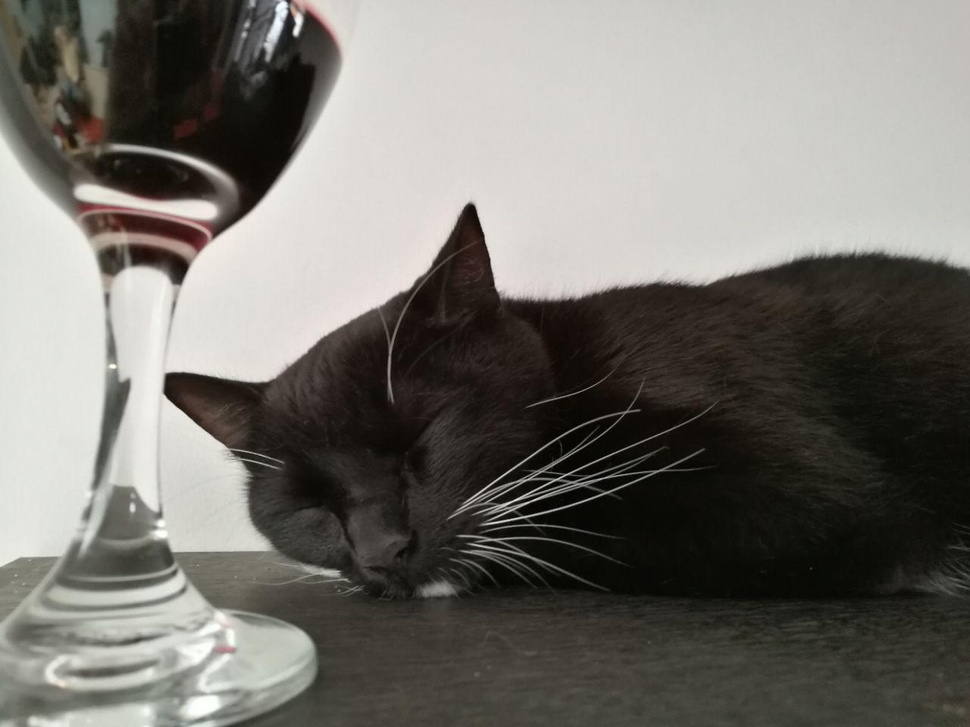
#> input picture 2d projective transformations/img/cat.jpg, 970 x 727 px, shrunk from 1280 x 960 before the run, found by its file name
$ python sobel.py 5 5
#> lines starting #> are read from the running program, lines starting #| are printed output that depends on the picture
import cv2
import sys
import numpy as np
from matplotlib import pyplot as plt

img = cv2.imread('img/cat.jpg', 0)
#> img: shape (727, 970); min 0, max 255, mean 115.2
kernel = np.ones((5,5),np.float32)/25
img = cv2.filter2D(img,-1,kernel)

edges = cv2.Canny(img, int(sys.argv[1]), int(sys.argv[2]))
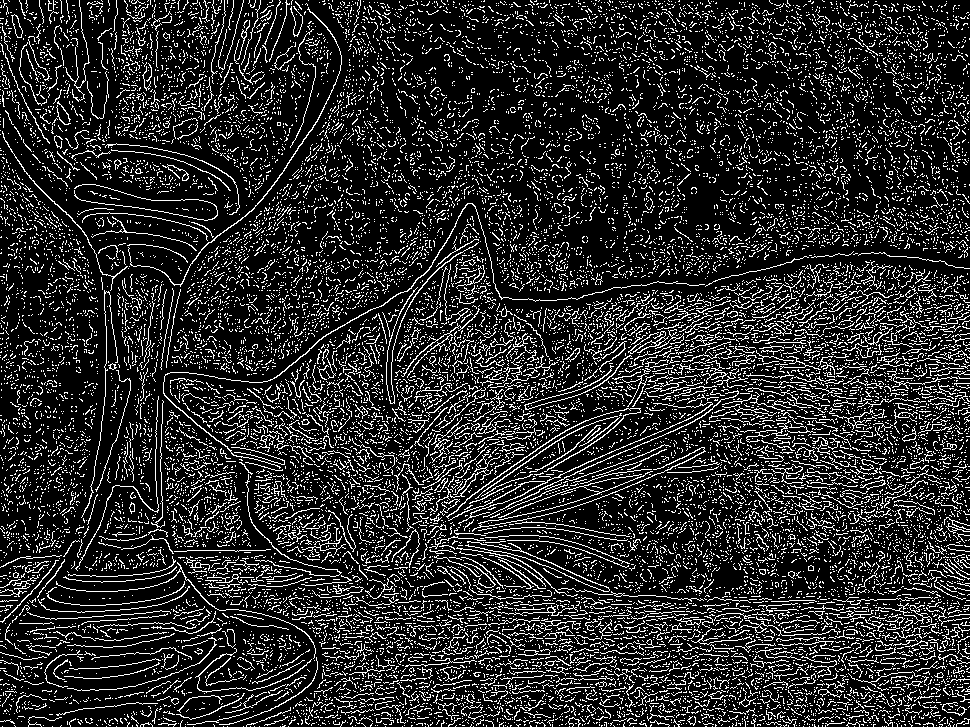
#> edges: shape (727, 970); 16.5% white in thin lines or dots

plt.subplot(121),plt.imshow(img,cmap = 'gray')
plt.title('Original Image'), plt.xticks([]), plt.yticks([])
plt.subplot(122),plt.imshow(edges,cmap = 'gray')
plt.title('Edge Image'), plt.xticks([]), plt.yticks([])

plt.show()
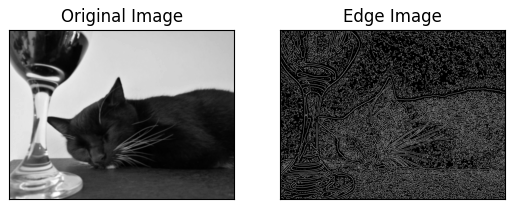
#> figure drawn by matplotlib, 2 panels

$ run again, with 2d projective transformations/img/original.jpg copied over 2d projective transformations/img/cat.jpg
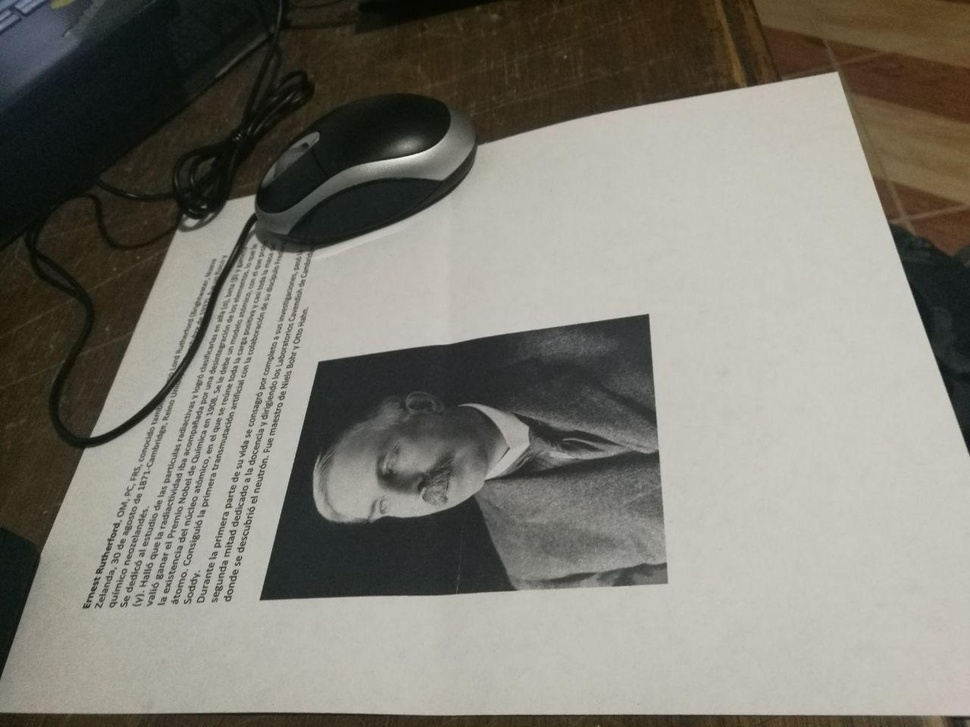
#> input picture 2d projective transformations/img/original.jpg, 970 x 727 px, shrunk from 1280 x 960 before the run, found by its file name
#> `edges = cv2.Canny(img, int(sys.argv[1]), int(sys.argv[2]))`:
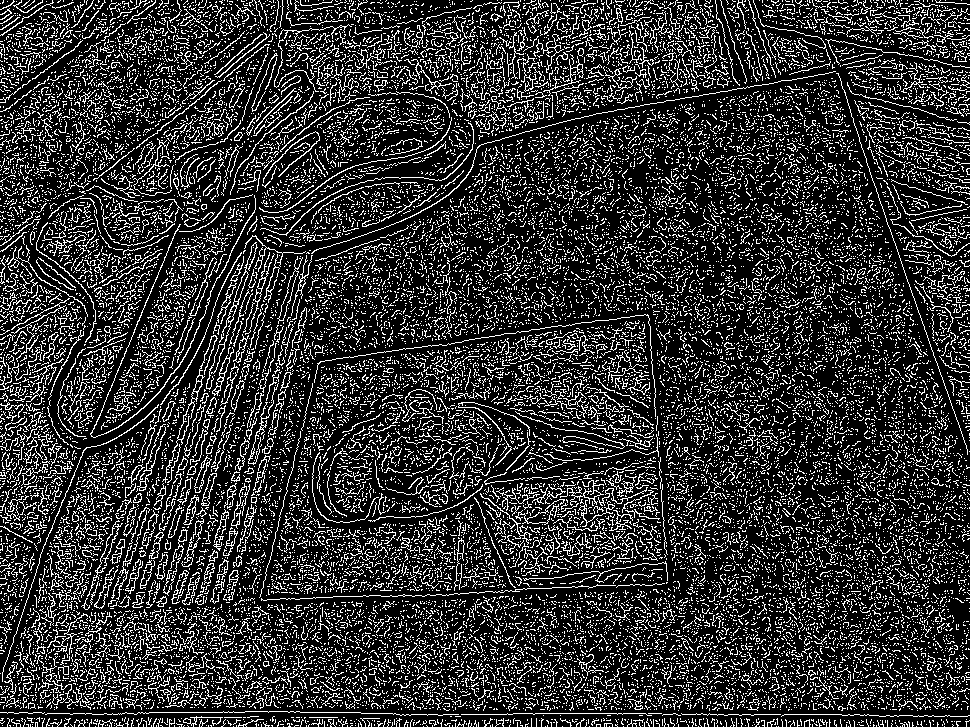
#> edges: shape (727, 970); 19.5% white in thin lines or dots
#> `plt.show()`:
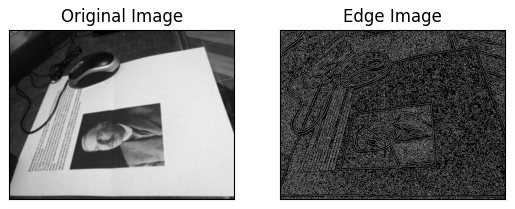
#> figure drawn by matplotlib, 2 panels
